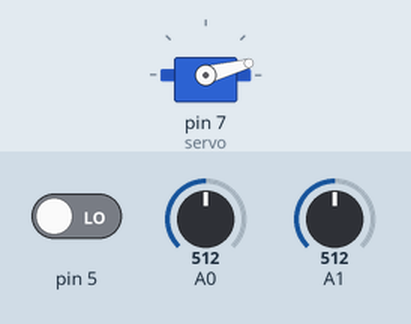
The sketch below on a simulated Arduino Uno, built with avr-gcc and run on an emulated ATmega328P. Shown: servo. The test bench sets the inputs (shaded band); at power-on: pin 5 LOW, A0 = 512, A1 = 512.

Above: at 0.8 s.
0.9 s: pin 5 driven HIGH
At 1.7 s:
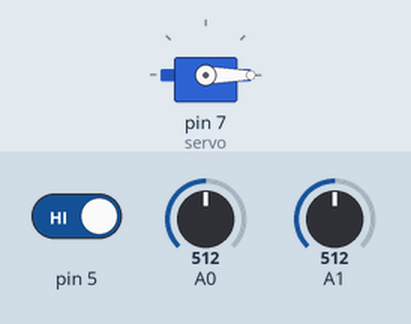
Timing chart, 0 to 9.9 s (numbered marks = the images above; inputs shaded):
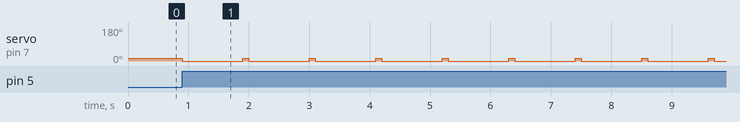

Measured:
- after the input at 0.9 s, servo on pin 7 (servo): alternates 15° for 0.10 s and 0° for 1.0 s, starting at once

The sketch:

dino_final.ino
```cpp
#include <Servo.h>

Servo servo ;
unsigned long startTime[10];
unsigned long endTime[10];
unsigned long duration[10];
int i = 0;
int j = 0;
int k = 0;
bool shouldJump[10];                     // activates delay before jump
bool currentlyJumping = false;
unsigned long latestStart = 0;
int firstDetectorState = LOW;      // Prevents from detecting same obstacle multiple times
int secondDetectorState = LOW;     // Prevents from detecting same obstacle multiple times
unsigned long jumpTime = 0;


void setup() {
  Serial.begin(9600);
  servo.attach(7);
  pinMode(5, INPUT);
  servo.write(15);
  while (digitalRead(5) == LOW) {
  }
}


void loop() {
  detectStart();
  runFirstDetector();
  runSecondDetector();
  runJump();
}


void detectStart() {
  if (digitalRead(5) == HIGH) {     // resets game
    servo.write(0);                 // presses jump-button
    delay(1000);
    servo.write(15);                // releases jump-button
    delay(100);
    shouldJump[0] = false;
    i = 0;
    j = 0;
    k = 0;
  }
}


void runFirstDetector() {
  //Saves time A1 detects obstacle
  if (analogRead(A1) > 250 && firstDetectorState == LOW) {     //Only runs if not currently detecting obstacle
    startTime[i] = millis();
    i++;
    if (i == 10) {
      i = 0;
    }
    firstDetectorState = HIGH;       //HIGH = currently detecting obstacle
  }
  //
  if (analogRead(A1) < 250 && firstDetectorState == HIGH) {     //Detects end of obstacle
    firstDetectorState = LOW;      //LOW = currently not detecting obstacle
  }
}


void runSecondDetector() {
  //Saves time A0 detects obstacle and calculates a duration between detections
  if (analogRead(A0) > 200 && secondDetectorState == LOW) {    //Only runs if not currently detecting obstacle
    endTime[j] = millis();
    duration[j] = (endTime[j] - startTime[j]) * 1.2;
    shouldJump[j] = true;
    j++;
    if ( j == 10) {
      j = 0;
    }
    secondDetectorState = HIGH;
  }
  if (analogRead(A0) < 200 && secondDetectorState == HIGH) {
    secondDetectorState = LOW;
  }
}


void runJump() {
  //Runs when duration milliseconds has passed since detection at second detector and haven't jumped yet
  if (millis() - endTime[k] >= duration[k] && shouldJump[k]) {
    servo.write(0);                    // presses jump-button
    jumpTime = millis();               //Start timer to know when to stop jumping
    shouldJump[k] = false;
    currentlyJumping = true;
    k++;
    if ( k == 10) {
      k = 0;
    }
  }

  if (millis() - jumpTime >= 200 && currentlyJumping == true) {
    servo.write(15);                  // releases jump-button
    currentlyJumping = false;
  }
}
```
